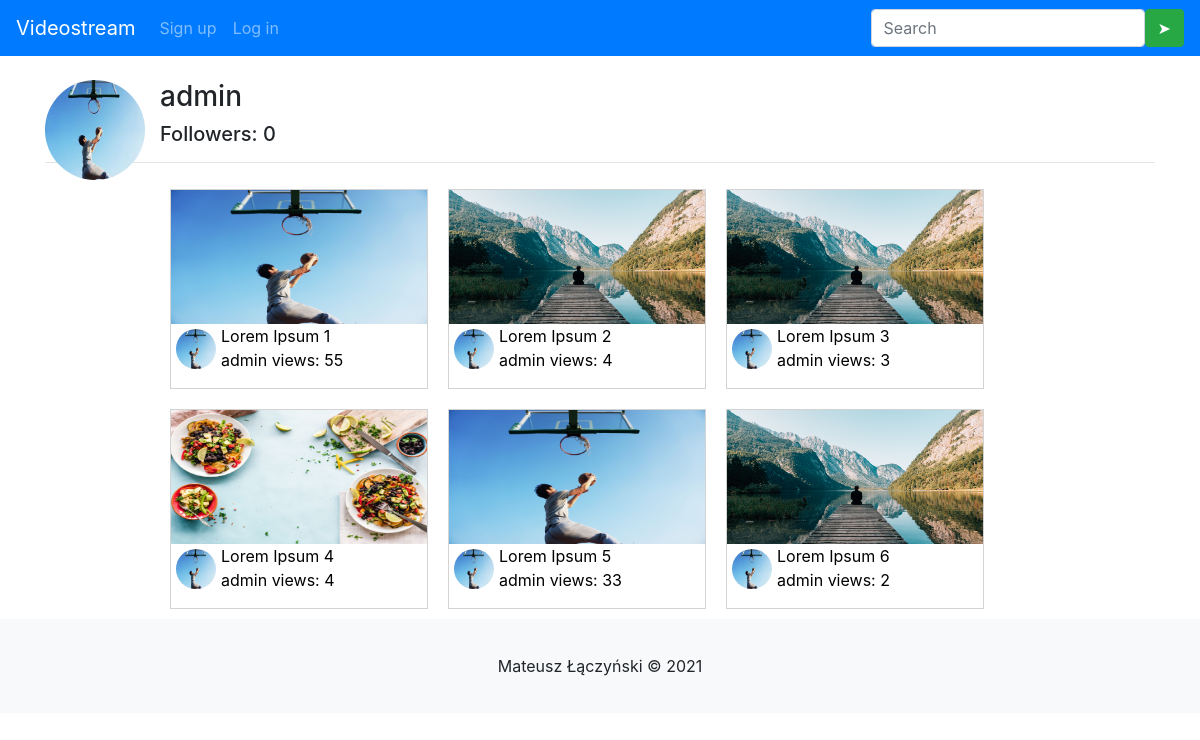
The app's page /account/admin/ with its own data.
### profiles/models.py (models this page shows, shortened)
class Profile(models.Model):
    user = models.OneToOneField(User, on_delete=models.CASCADE)
    bio = models.TextField(blank=True, max_length=2000)
    birth_date = models.DateField(null=True, blank=True)
    image = models.ImageField(upload_to="profile_pictures", default="profile_pictures/default.jpg")
    bio = models.TextField(blank=True, max_length=5000)
    followers = models.ManyToManyField(User, related_name="followers", blank=True, null=True)
    def count_followers(self):
        return self.followers.count()

### videos/models.py (models this page shows, shortened)
class Video(models.Model):
    title = models.CharField(max_length=120)
    description = models.TextField(max_length=1500)
    video = models.FileField(upload_to="videos")
    slug = models.SlugField(blank=True, null=True, unique=True)
    date = models.DateField(default=timezone.now)
    thumbnail = models.ImageField(upload_to="thumbnails")
    views = models.IntegerField(default=0)
    author = models.ForeignKey(User, on_delete=models.CASCADE, null=True,blank=True, related_name="author")
    likes = models.ManyToManyField(User, blank=True, related_name="video")
    class Meta:
        ordering = ['-date']
    def get_absolute_url(self):
        return f"/watch/{self.slug}/"

### profiles/views.py (the view)
# urls.py: path('<slug:username>/',profile_view,name="profile-view"),
def profile_view(request, username):
    user = User.objects.get(username=username)
    profile = get_object_or_404(Profile, user=user)
    videos = Video.objects.filter(author=user)
    context = {
        'profile': profile,
        'videos':videos,
        }
    return render(request,'profile-view.html', context)

### templates/profile-view.html (shortened to what this page needs)
{% extends "base.html"%}
{% block 'content' %}
    <img class="profile-img"src="{{profile.image.url}}"/>
    <h3>{{profile.user.username}}</h3>
    <h5>Followers: {{profile.count_followers}}</h3>
    <hr>
    <div class="row" id="content">
        {% for video in videos %}
                <a href="{{video.get_absolute_url}}" style="text-decoration: none;">
                    <div class="video-home-card">
                            <img style="float: left;" src="{{video.thumbnail.url}}" width="256" height="134">
                            <br>
                            <img style="float:left; border-radius:50%; padding:5px" src="{{video.author.profile.image.url}}" width="50" height="50">
                            <p style="color:black; text-decoration: none"><br>{{video.title | truncatechars:25}}<br>
                                {{video.author}} views: {{video.views}}
                            </p>
                    </div>
                </a>
        {% endfor %}
    </div>
{% endblock %}

### static/style.css (style rules this page uses)
.video-home-card { float: left; margin:10px; border: 1px solid lightgray; }
.profile-img { float:left; border-radius:50%; margin-right:15px; width:100px; height:100px; }

### records on screen
Profile: image (picture), user.username "admin", count_followers "0"
Video: thumbnail (picture), author.profile.image (picture), title "Lorem Ipsum 1", author "admin", views "55"
Video: thumbnail (placeholder picture), author.profile.image (picture), title "Lorem Ipsum 2", author "admin", views "4"
Video: thumbnail (placeholder picture), author.profile.image (picture), title "Lorem Ipsum 3", author "admin", views "3"
Video: thumbnail (picture), author.profile.image (picture), title "Lorem Ipsum 4", author "admin", views "4"
Video: thumbnail (picture), author.profile.image (picture), title "Lorem Ipsum 5", author "admin", views "33"
Video: thumbnail (placeholder picture), author.profile.image (picture), title "Lorem Ipsum 6", author "admin", views "2"
